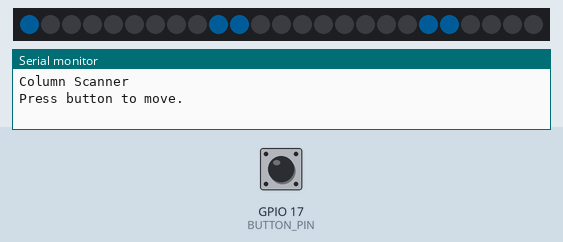
Simulated run of this sketch. Board: ESP32. On the bench: 25 RGB LEDs in strip order, left to right, the last lines printed to the serial monitor. The test bench sets the inputs (shaded band); at power-on: GPIO 17 (BUTTON_PIN) HIGH. Dim RGB values are drawn brighter than linear.

Above: at 1.2 s.
1.3 s: GPIO 17 (BUTTON_PIN) pulled LOW for 0.15 s
At 1.9 s:
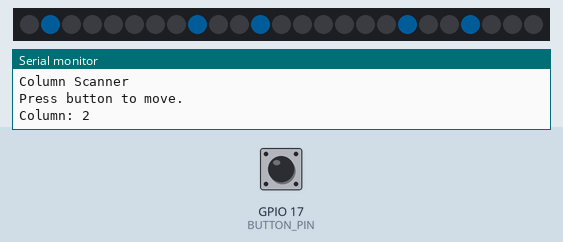
2.9 s: GPIO 17 (BUTTON_PIN) pulled LOW for 1 s
At 4.2 s:
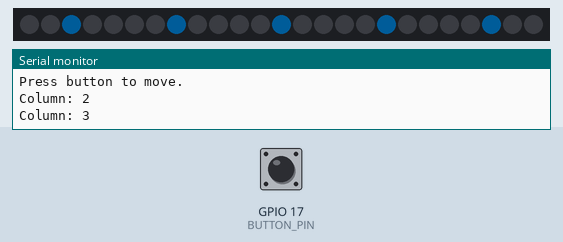
5.4 s: GPIO 17 (BUTTON_PIN) pulled LOW for 0.15 s
At 5.8 s:
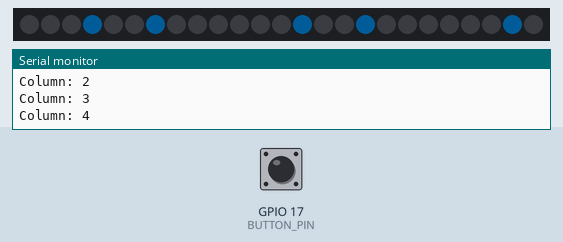
7.0 s: GPIO 17 (BUTTON_PIN) pulled LOW for 1 s
At 7.4 s:
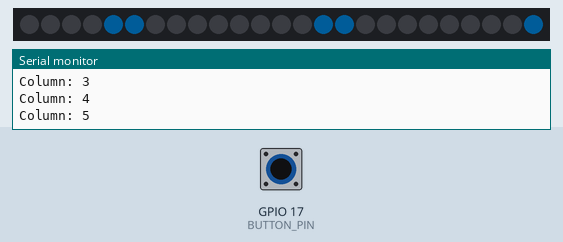
Timing chart, 0 to 10.0 s (numbered marks = the images above; inputs shaded):
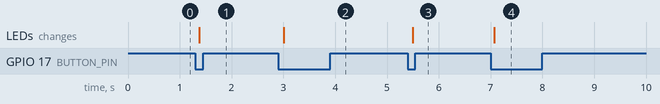

Measured:
- after the input at 1.3 s, the LEDs: change after 0.08 s (image 1)
- after the input at 2.9 s, the LEDs: change after 0.10 s (image 2)
- after the input at 5.4 s, the LEDs: change after 0.10 s (image 3)
- after the input at 7.0 s, the LEDs: change after 0.07 s (image 4)

The sketch:

LED_Matrix_Column_Scanner.ino
```cpp
/*
  Matrix Column Scanner - FreeRTOS Version

  Each button press moves a solid vertical bar
  one column to the right.

  After the fifth column, it returns to the first.

  Includes software button debouncing.

  FreeRTOS tasks:
    1. ButtonTask  - Reads and debounces the button.
    2. DisplayTask - Displays the selected column.

  A mutex protects the shared column variable.
*/

#include <Arduino.h>
#include <Adafruit_NeoPixel.h>

#define MATRIX_PIN 7
#define NUM_LEDS 25
#define BUTTON_PIN 17
#define POWER_PIN 16

#define DEBOUNCE_TIME 50


Adafruit_NeoPixel matrix(
  NUM_LEDS,
  MATRIX_PIN,
  NEO_GRB + NEO_KHZ800
);


// ============================================================================
// Button state
// ============================================================================

bool lastButtonReading = HIGH;
bool buttonState = HIGH;


// ============================================================================
// Current column
// ============================================================================

int column = 0;


// Mutex protecting the column variable.
SemaphoreHandle_t columnMutex;


// ============================================================================
// Convert coordinates to LED number
// ============================================================================

int pixelXY(
  int x,
  int y
)
{
  if (y % 2 == 0)
    return y * 5 + x;

  return y * 5 + (4 - x);
}


// ============================================================================
// Draw the vertical bar
// ============================================================================

void drawColumn(
  int selectedColumn
)
{
  matrix.clear();

  uint32_t color =
    matrix.Color(0, 150, 255);

  for (int y = 0; y < 5; y++)
  {
    matrix.setPixelColor(
      pixelXY(
        selectedColumn,
        y
      ),
      color
    );
  }

  matrix.show();
}


// ============================================================================
// Button task
// ============================================================================

void ButtonTask(void *parameter)
{
  TickType_t lastDebounceTime = 0;

  while (true)
  {
    bool reading =
      digitalRead(BUTTON_PIN);


    // Has the raw button reading changed?
    if (reading != lastButtonReading)
    {
      // Reset debounce timer.
      lastDebounceTime =
        xTaskGetTickCount();
    }


    // If the reading has remained stable
    // for the debounce period...
    if (
      (xTaskGetTickCount() - lastDebounceTime)
      >
      pdMS_TO_TICKS(DEBOUNCE_TIME)
    )
    {
      // Has the confirmed button state changed?
      if (reading != buttonState)
      {
        buttonState = reading;


        // Button is pressed.
        if (buttonState == LOW)
        {
          if (xSemaphoreTake(
                columnMutex,
                portMAX_DELAY
              ) == pdTRUE)
          {
            column++;

            if (column >= 5)
              column = 0;

            Serial.print("Column: ");
            Serial.println(
              column + 1
            );

            xSemaphoreGive(
              columnMutex
            );
          }
        }
      }
    }


    // Save current raw reading.
    lastButtonReading =
      reading;


    // Button scanning interval.
    vTaskDelay(
      pdMS_TO_TICKS(10)
    );
  }
}


// ============================================================================
// Matrix display task
// ============================================================================

void DisplayTask(void *parameter)
{
  while (true)
  {
    int selectedColumn;

    if (xSemaphoreTake(
          columnMutex,
          portMAX_DELAY
        ) == pdTRUE)
    {
      selectedColumn =
        column;

      xSemaphoreGive(
        columnMutex
      );
    }


    drawColumn(
      selectedColumn
    );


    // Refresh display.
    vTaskDelay(
      pdMS_TO_TICKS(50)
    );
  }
}


// ============================================================================
// Setup
// ============================================================================

void setup()
{
  Serial.begin(115200);


  pinMode(
    POWER_PIN,
    OUTPUT
  );

  digitalWrite(
    POWER_PIN,
    LOW
  );


  pinMode(
    BUTTON_PIN,
    INPUT_PULLUP
  );


  matrix.begin();

  matrix.setBrightness(25);


  // Create column mutex.
  columnMutex =
    xSemaphoreCreateMutex();

  if (columnMutex == NULL)
  {
    Serial.println(
      "ERROR: Failed to create column mutex."
    );

    while (true)
    {
      vTaskDelay(
        pdMS_TO_TICKS(1000)
      );
    }
  }


  drawColumn(0);


  Serial.println(
    "Column Scanner"
  );

  Serial.println(
    "Press button to move."
  );


  // Create button task.
  xTaskCreatePinnedToCore(
    ButtonTask,
    "ButtonTask",
    2048,
    NULL,
    2,
    NULL,
    0
  );


  // Create display task.
  xTaskCreatePinnedToCore(
    DisplayTask,
    "DisplayTask",
    2048,
    NULL,
    1,
    NULL,
    1
  );
}


// ============================================================================
// Arduino loop
// ============================================================================

void loop()
{
  // All application logic is handled by FreeRTOS.
  vTaskDelay(
    pdMS_TO_TICKS(1000)
  );
}
```
